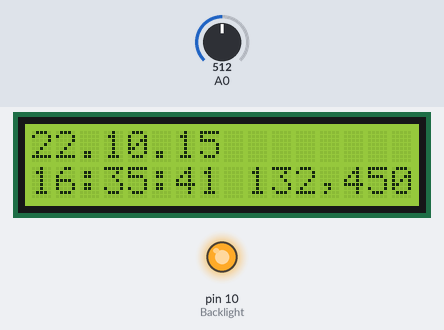
Bench run of a sketch on a simulated Arduino Uno, built with avr-gcc and run on an emulated ATmega328P. On the bench: 16×2 character LCD, output pins drawn as LEDs (lit = HIGH). The inputs (shaded band) are chosen by the test bench; at power-on: A0 = 512.

Above: at 1.2 s.
1.3 s: A0 set to 591
2.8 s: A0 set to 612
At 3.9 s:
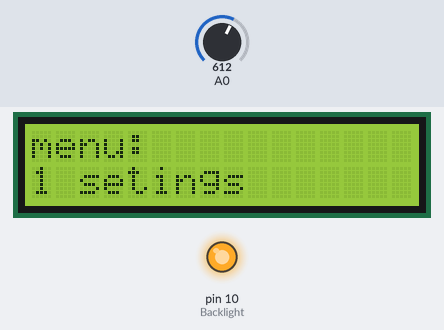
4.4 s: A0 set to 590
At 4.56 s:
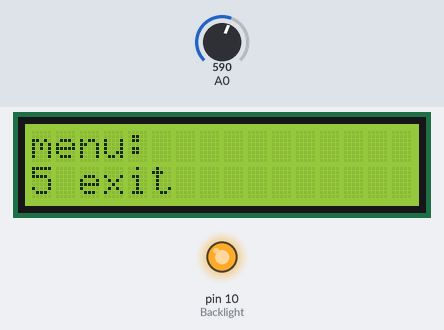
6.3 s: A0 set to 610
At 6.9 s:
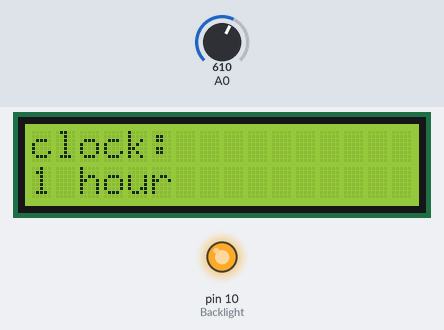
7.9 s: A0 set to 511
At 8.1 s:
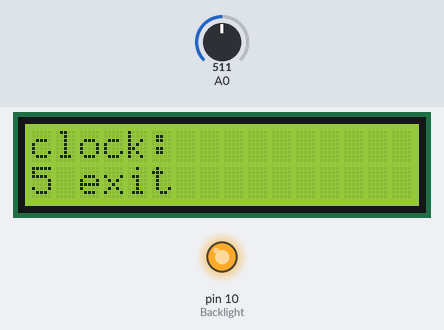
9.8 s: A0 set to 411
11.3 s: A0 set to 389
Timing chart, 0 to 13.8 s (numbered marks = the images above; inputs shaded):
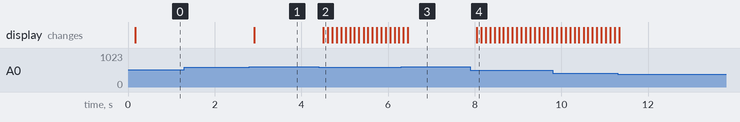

Measured:
- the behaviour switches between 599 and 600 on A0 (found by bisection; images 0 and 1)
- after the input at 1.3 s, every drawn part: stays the same
- after the input at 2.8 s, the display: changes after 0.12 s (image 1)
- after the input at 4.4 s, the display: changes after 0.11 s (image 2)
- after the input at 6.3 s, the display: first differs from a run without the input after 0.16 s (image 3)
- after the input at 7.9 s, the display: changes after 0.15 s (image 4)

The sketch:

LCD_keypad_shield_02_01.ino
```cpp
// добавляем необходимые библиотеки
#include <LiquidCrystal.h>
#include <EEPROM.h>

LiquidCrystal lcd(8, 9, 4, 5, 6, 7 );

// start reading from the first byte (address 0) of the EEPROM
int address = 0;
byte value;

// Нажатые кнопки
int button;
int mainMenu = 0;
int subMenu = 0;
int subsubMenu = 0;
boolean stateMainMenu;
boolean stateSubMenu;
boolean stateSabSabMenu;
const int BUTTON_NONE   = 0;
const int BUTTON_RIGHT  = 1;
const int BUTTON_UP     = 2;
const int BUTTON_DOWN   = 3;
const int BUTTON_LEFT   = 4;
const int BUTTON_SELECT = 5;
const int Backlight = 10;

void setup()
{
  pinMode(Backlight, OUTPUT);
  digitalWrite(Backlight, HIGH);   // Backlight on
  // set up the LCD's number of columns and rows:
  lcd.begin(16, 2);
  lcd.home();                 //line=0, x=0
  lcd.print("22.10.15");
  lcd.setCursor(0, 1);        //line=1, x=0
  lcd.print("16:35:41");
  lcd.setCursor(9, 1);        //line=, x=9
  lcd.print("123");
  stateMainMenu = false;
  stateSubMenu = false;
  stateSabSabMenu = false;
}

void loop()
{
  // read input:
  readSensors();
}

int getPressedButton()
{
  // считываем значения с аналогового входа(A0)
  int buttonValue = analogRead(0);
  delay (100);
  if (buttonValue < 100) {
    return BUTTON_RIGHT;
  }
  else if (buttonValue < 200) {
    return BUTTON_UP;
  }
  else if (buttonValue < 400) {
    return BUTTON_DOWN;
  }
  else if (buttonValue < 600) {
    return BUTTON_LEFT;
  }
  else if (buttonValue < 800) {
    return BUTTON_SELECT;
  }
  return BUTTON_NONE;
}

void readSensors()
{
  button = getPressedButton();

  switch (button)
  {
    // при нажатии кнопки выводим следующий текст
    case BUTTON_RIGHT:
      if (stateMainMenu == true && stateSubMenu == false && stateSabSabMenu == false)
      {
        mainMenu += 1;
        if (mainMenu == 6)
        {
          mainMenu = 1;
        }
      }
      else if (stateMainMenu == true && stateSubMenu == true && stateSabSabMenu == false)
      {
        subMenu += 1;
        if (subMenu == 6)
        {
          subMenu = 1;
        }
      }
      refreshScreen();
      break;

    case BUTTON_LEFT:
      if (stateMainMenu == true && stateSubMenu == false && stateSabSabMenu == false)
      {
        mainMenu -= 1;
        if (mainMenu == 0)
        {
          mainMenu = 5;
        }
      }
      else if (stateMainMenu == true && stateSubMenu == true && stateSabSabMenu == false)
      {
        subMenu -= 1;
        if (subMenu == 0)
        {
          subMenu = 5;
        }
      }
      refreshScreen();
      break;

    case BUTTON_UP:
      refreshScreen();
      break;

    case BUTTON_DOWN:
      refreshScreen();
      break;

    case BUTTON_SELECT:
      if (stateMainMenu == false && stateSubMenu == false && stateSabSabMenu == false)
      {
        stateMainMenu = true;
        mainMenu = 1;
      }
      else if (stateMainMenu == true && mainMenu == 2 && stateSubMenu == false && stateSabSabMenu == false)
      {
        stateMainMenu = true;
        stateSubMenu = true;
        subMenu = 1;
      }
      else if (stateMainMenu == true && mainMenu == 5 && stateSubMenu == false && stateSabSabMenu == false)
      {
        stateMainMenu = false;
        mainMenu = 0;
      }
      else if (stateMainMenu == true && subMenu == 5 && stateSubMenu == true && stateSabSabMenu == false)
      {
        stateSubMenu = false;
        mainMenu = 2;
      }
      refreshScreen();
      break;
  }
}

void refreshScreen()
{
  if (stateMainMenu == false && stateSubMenu == false && stateSabSabMenu == false)
  {
    lcd.home();        //line=0, x=0
    lcd.print("22.10.15");
    lcd.setCursor(0, 1);        //line=1, x=0
    lcd.print("16:35:41");
    lcd.setCursor(9, 1);        //line=, x=9
    lcd.print("132,450");
  }
  else if (stateMainMenu == true && stateSubMenu == false && stateSabSabMenu == false) {
    if (mainMenu == 1) {
      lcd.home();        //line=0, x=0
      lcd.clear();
      lcd.print("menu:");
      lcd.setCursor(0, 1);        //line=0, x=2
      lcd.print ("1 setings ");
    }
    else if (mainMenu == 2) {
      lcd.setCursor(0, 1);        //line=0, x=2
      lcd.print ("2 clock   ");
    }
    else if (mainMenu == 3) {
      lcd.setCursor(0, 1);        //line=0, x=2
      lcd.print ("3 rele    ");
    }
    else if (mainMenu == 4) {
      lcd.setCursor(0, 1);        //line=0, x=2
      lcd.print ("4 lampa   ");
    }
    else if (mainMenu == 5) {
      lcd.setCursor(0, 1);        //line=0, x=2
      lcd.print ("5 exit    ");
    }
  }
  else if (stateMainMenu == true && stateSubMenu == true && stateSabSabMenu == false) {
    if (subMenu == 1) {
      lcd.home();        //line=0, x=0
      lcd.clear();
      lcd.print("clock:");
      lcd.setCursor(0, 1);        //line=0, x=2
      lcd.print ("1 hour ");
    }
    else if (subMenu == 2) {
      lcd.setCursor(0, 1);        //line=0, x=2
      lcd.print ("2 minute   ");
    }
    else if (subMenu == 3) {
      lcd.setCursor(0, 1);        //line=0, x=2
      lcd.print ("3 secunde    ");
    }
    else if (subMenu == 4) {
      lcd.setCursor(0, 1);        //line=0, x=2
      lcd.print ("4 poyas   ");
    }
    else if (subMenu == 5) {
      lcd.setCursor(0, 1);        //line=0, x=2
      lcd.print ("5 exit    ");
    }
  }
}
```
